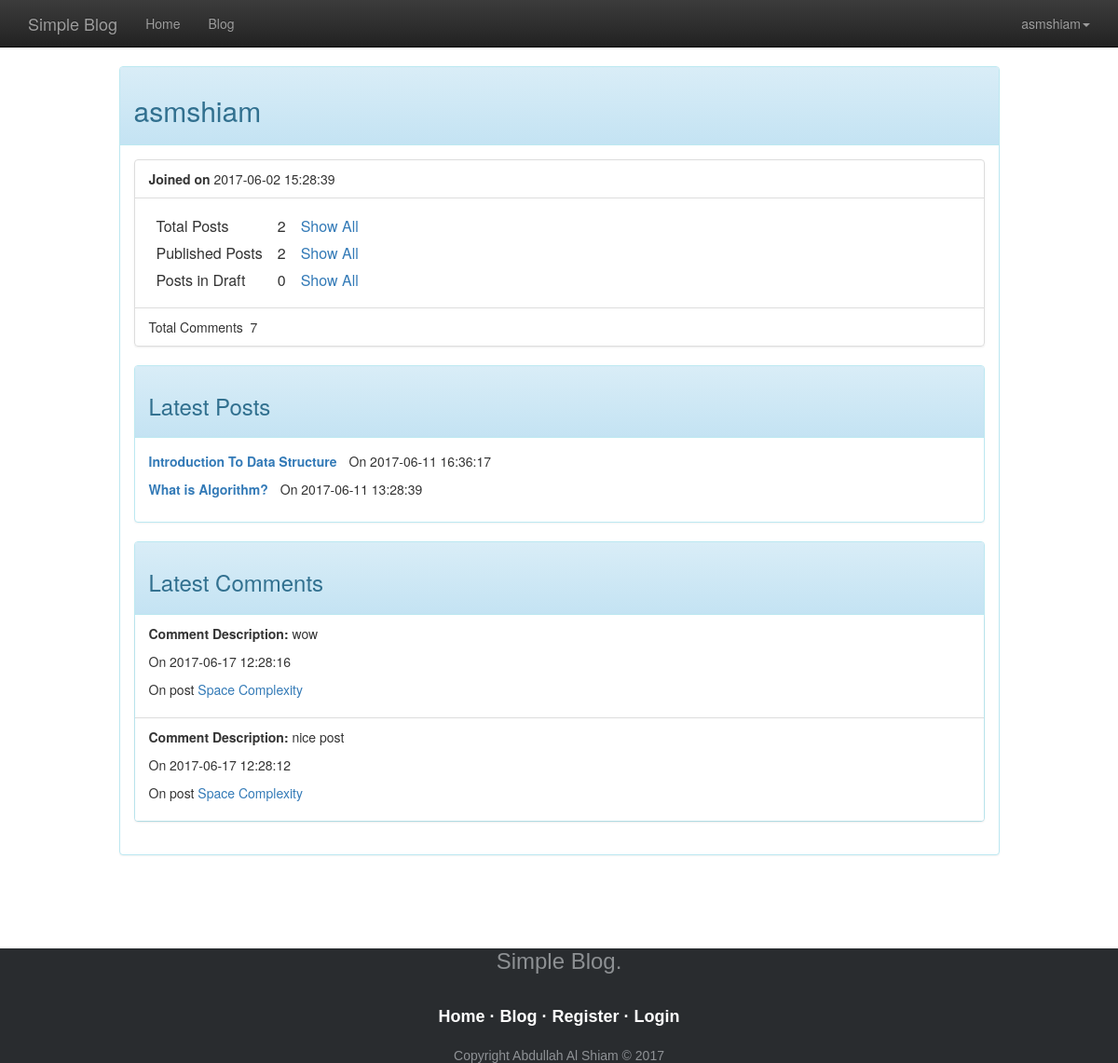
Screenshot of /?controller=pages&action=profile (signed in) with the database file from the repository.
### tables this page shows
CREATE TABLE `user` (
  `user_id` int(11) NOT NULL,
  `user_name` varchar(45) NOT NULL,
  `email` varchar(45) NOT NULL,
  `password` varchar(45) NOT NULL,
  `created_date` datetime NOT NULL
);

CREATE TABLE `posts` (
  `id` int(11) NOT NULL,
  `user_id` int(45) NOT NULL,
  `title` text NOT NULL,
  `content` text NOT NULL,
  `description` text NOT NULL,
  `active` int(50) NOT NULL,
  `created_date` datetime NOT NULL
);

CREATE TABLE `comments` (
  `id` int(50) NOT NULL,
  `post_id` int(30) NOT NULL,
  `user_id` int(30) NOT NULL,
  `body` text NOT NULL,
  `created_date` datetime NOT NULL
);

### controllers/pages_controller.php (called while the page is built, shortened)
<?php
  class PagesController {
      public function profile(){
      require_once('views/pages/profile.php');
    }
  }
?>

### index.php (called while the page is built, shortened)
<?php
  require_once('views/layout.php');
?>

### models/model.php (called while the page is built, shortened)
<?php
  class Model {
   public static function GetLatestPostByUserId($user_id) {
       $db = mysqli_connect("localhost", "root", "", "simple_blog");
       $result =mysqli_query($db,"SELECT * FROM posts WHERE user_id='$user_id' ORDER BY `id` DESC LIMIT 2");
     if (mysqli_num_rows($result) == 0) {
        $message="There is no posts available";
    }
    else {
    return $result;
      }
    }
      public static function GetLatestCommentByUserId($user_id) {
       $db = mysqli_connect("localhost", "root", "", "simple_blog");
       $result =mysqli_query($db,"SELECT * FROM comments WHERE user_id='$user_id' ORDER BY `id` DESC LIMIT 2");
     if (mysqli_num_rows($result) == 0) {
        $message="There is no posts available";
    }
    else {
    return $result;
      }
    }
    public static  function TotalPosts($user_id)
  {
    $db = mysqli_connect("localhost", "root", "", "simple_blog");
    $sql = "SELECT user_id FROM `posts` WHERE `user_id`='{$user_id}'";
    $result = mysqli_query($db, $sql);
    if(mysqli_num_rows($result) == true) {
      $row = mysqli_num_rows($result);
      return $row;
    } else {
      return 0;
    }
  }
    public static  function TotalPublishPosts($user_id)
  {
    $i=1;
    $db = mysqli_connect("localhost", "root", "", "simple_blog");
    $sql = "SELECT user_id FROM `posts` WHERE `user_id`='{$user_id}' AND `active`='{$i}'";
    $result = mysqli_query($db, $sql);
    if(mysqli_num_rows($result) == true) {
      $row = mysqli_num_rows($result);
      return $row;
    } else {
      return 0;
    }
  }
    public static  function TotalDraftPosts($user_id)
  {
    $i=0;
    $db = mysqli_connect("localhost", "root", "", "simple_blog");
    $sql = "SELECT user_id FROM `posts` WHERE `user_id`='{$user_id}' AND `active`='{$i}'";
    $result = mysqli_query($db, $sql);
    if(mysqli_num_rows($result) == true) {
      $row = mysqli_num_rows($result);
      return $row;
    } else {
      return 0;
    }
  }
     public static  function TotalComments($user_id)
  {
    $db = mysqli_connect("localhost", "root", "", "simple_blog");
    $sql = "SELECT user_id FROM `comments` WHERE `user_id`='{$user_id}'";
    $result = mysqli_query($db, $sql);
    if(mysqli_num_rows($result) == true) {
      $row = mysqli_num_rows($result);
      return $row;
    } else {
      return 0;
    }
  }
    public static function GetPostByPostId($post_id)
  {
    $db = mysqli_connect("localhost", "root", "", "simple_blog");
    $sql = "SELECT title FROM `posts` WHERE `id`='{$post_id}'";
    $result = mysqli_query($db, $sql);
       if (mysqli_num_rows($result) == 0) {
        $message="There is no posts available";
    }
    else {
     $row=mysqli_fetch_array($result);
    return $row;
      }
  }
  public static  function getUserIdByUserName($user_name)
  {
    $db = mysqli_connect("localhost", "root", "", "simple_blog");
    $sql = "SELECT user_id FROM `user` WHERE `user_name`='{$user_name}'";
    $result = mysqli_query($db, $sql);
    if(mysqli_num_rows($result) == 1) {
      $row = mysqli_fetch_row($result);
      return $row[0];
    } else {
      mysqli_close($db);
      return 0;
    }
  }
  public static  function GetUserjoindate($user_name)
  {
    $db = mysqli_connect("localhost", "root", "", "simple_blog");
    $sql = "SELECT created_date FROM `user` WHERE `user_name`='{$user_name}'";
    $result = mysqli_query($db, $sql);
    if(mysqli_num_rows($result) == 1) {
      $row = mysqli_fetch_row($result);
      return $row[0];
    } else {
      mysqli_close($db);
      return 0;
    }
  }
  }
?>

### views/pages/profile.php (the view, shortened to what this page needs)
<?php
if (isset($_SESSION['user_name'])) {
  $user_name=$_SESSION['user_name'];
}
$user_id=Model::getUserIdByUserName($user_name);
$totalpost=Model::TotalPosts($user_id);
$TotalPublishPost=Model::TotalPublishPosts($user_id);
$PosInDraft=Model::TotalDraftPosts($user_id);
$TotalComments=Model::TotalComments($user_id);
$getyserjoineddate=Model::GetUserjoindate($user_name);
 ?>
<?php include 'header.php'; ?>
<div class="container">
<div class="row">
<div class="col-md-10 col-md-offset-1">
<div class="panel panel-info">
            <div class="panel-heading">
              <h2><?php echo $user_name; ?>
            </h2>
             </div>
            <div class="panel-body">
              <div>
  <ul class="list-group">
    <li class="list-group-item">
      <strong>Joined on </strong> <td><?php echo $getyserjoineddate; ?></td>
    </li>
    <li class="list-group-item panel-body">
      <table class="table-padding">
        <tbody><tr>
          <td>Total Posts</td>
          <td><?php echo $totalpost; ?></td>
                    <td><a href="?controller=posts&action=my_post">Show All</a></td>
                  </tr>
        <tr>
          <td>Published Posts</td>
           <td><?php echo $TotalPublishPost; ?></td>
                    <td><a href="?controller=posts&action=index">Show All</a></td>
                  </tr>
        <tr>
          <td>Posts in Draft </td>
           <td><?php echo $PosInDraft; ?></td>
                    <td><a href="http://localhost/blog-master/public/my-drafts">Show All</a></td>
                  </tr>
      </tbody></table>
    </li>
    <li class="list-group-item">
      <td>Total Comments&nbsp</td>
      <td> <?php echo $TotalComments; ?></td>
    </li>
  </ul>
</div>
<div class="panel panel-info">
  <div class="panel-heading"><h3>Latest Posts</h3></div>
  <div class="panel-body">
      <?php $LatesPosts=Model::GetLatestPostByUserId($user_id);
      if($LatesPosts){
        while($row=mysqli_fetch_array($LatesPosts)){
      ?>
              <p>
        <strong><a href="?controller=posts&action=show&id=<?php echo $row['id']; ?>"><?php echo $row['title']; ?></a></strong>
        <span class="well-sm">On <?php echo $row['created_date']; ?></span>
      </p>
      <?php } } else {?>
      <?php echo "<h3>You have no latests post.</h3>"; }?>
          </div>
</div>
<div class="panel panel-info">
  <div class="panel-heading"><h3>Latest Comments</h3></div>
  <div class="list-group">
    <?php
    $LatestComments=Model::GetLatestCommentByUserId($user_id);
       if ($LatestComments) {
        while($comment=mysqli_fetch_array($LatestComments)){
          $postId=$comment['post_id'];
          $postname=Model::GetPostByPostId($postId);
      ?>
        <div class="list-group-item">
        <p><strong>Comment Description: </strong><?php echo $comment['body']; ?></p>
        <p>On <?php echo $comment['created_date']; ?></p>
        <p>On post <a href="?controller=posts&action=show&id=<?php echo $postId; ?>"><?php echo $postname[0] ; ?></a></p>
      </div>
  <?php } } else{?>
<?php echo "<h3>You have no Comments.</h3>"; }?>
   </div>
</div>
            </div>
          </div>
</div>
</div>
</div>
<?php include 'footer.php'; ?>

### views/pages/profile.php (style rules this page uses)
.table-padding td { padding: 3px 8px; }

### rows the page displays
user: created_date "2017-06-02 15:28:39"
posts: title "Introduction To Data Structure", created_date "2017-06-11 16:36:17"
posts: title "What is Algorithm?", created_date "2017-06-11 13:28:39"
comments: body "wow", created_date "2017-06-17 12:28:16", post.title "Space Complexity"
comments: body "nice post", created_date "2017-06-17 12:28:12", post.title "Space Complexity"

### other values shown
$user_name "asmshiam"
$totalpost "2"
$TotalPublishPost "2"
$PosInDraft "0"
$TotalComments "7"
